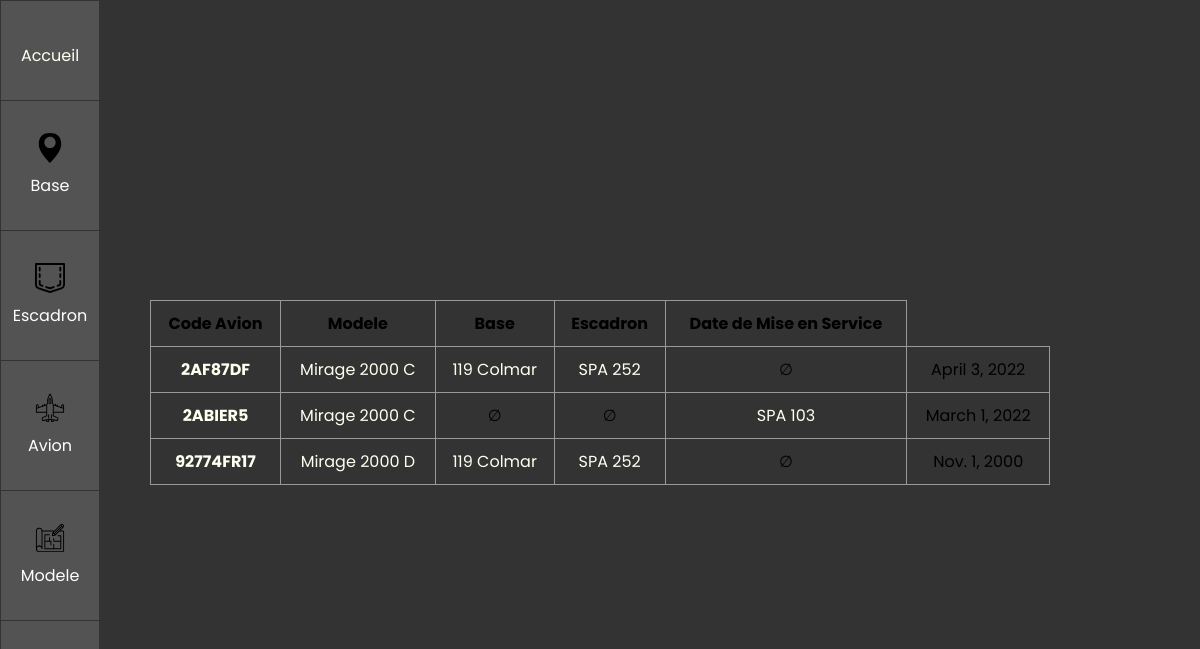
Page /show/av on the earlier database version.
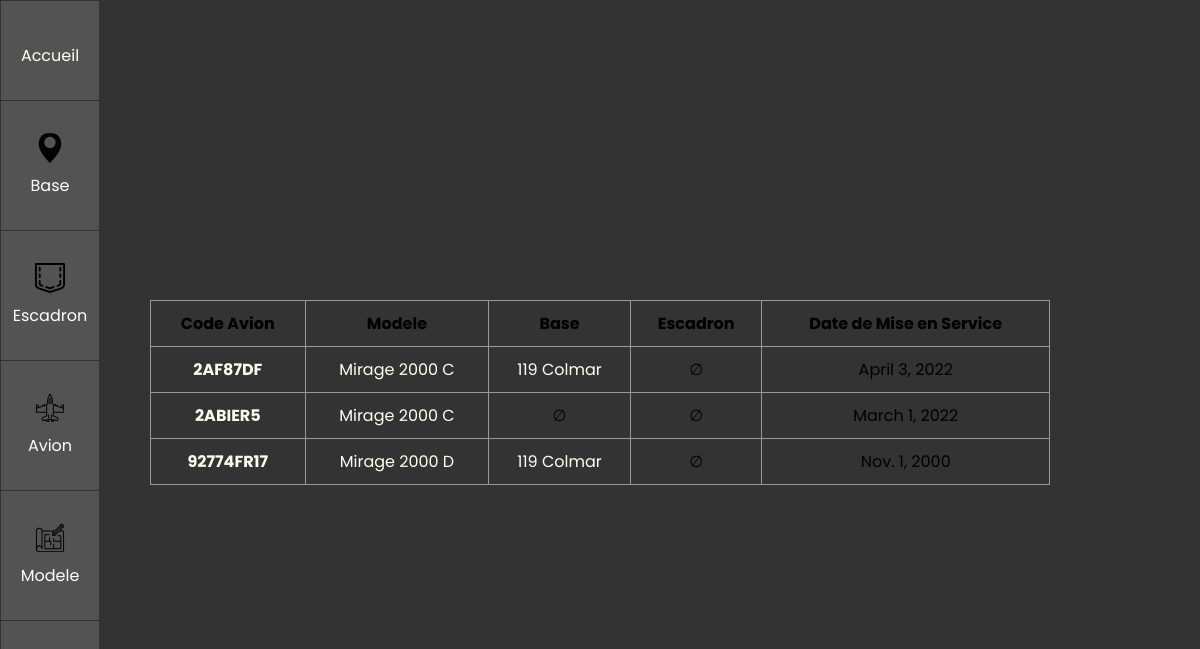
Same page on the later database version.
### BDD/models.py (models this page shows)
class Avion(models.Model):
    modele = models.ForeignKey(AvionModele, on_delete=models.CASCADE)
    code_avion = models.CharField(max_length=30)
    escadron = models.ForeignKey(Escadron, on_delete=models.SET_NULL,null=True)
    base = models.ForeignKey(Base, on_delete=models.SET_NULL,null=True)
    date_service = models.DateField()

class AvionModele(models.Model):
    nom = models.CharField(max_length=30,null=True)
    def __str__(self):
        return self.nom

class Base(models.Model):
    nom = models.CharField(max_length=30,null=True)
    ville = models.CharField(max_length=30,null=True)
    num = models.IntegerField(max_length=5,null=True)
    def __str__(self):
        return str(str(self.num) + " " + str(self.nom))

class Escadron(models.Model):
    nom =  models.CharField(max_length=30,null=True)
    def __str__(self):
        return self.nom

### BDD/views.py (the view)
# urls.py: path('show/av', views.show_av),
def show_av(request):
    ba = models.Base.objects.all()# queryset pour le squellete
    es = models.Escadron.objects.all() # queryset pour le squellete
    av = models.Avion.objects.all()# queryset pour le squellete
    avm =  models.AvionModele.objects.all()# queryset pour le squellete
    return render(request, 'show_av.html', {"BA" : ba,"ES" : es,"AV" : av,"AVM" : avm})

### BDD/templates/show_av.html (shortened to what this page needs)
{% extends "main.html" %}
{% block content %}
{% load static %}
<table class="table is-fullwidth is-hoverable sortable" >
    <thead>
        <tr>
            <th>Code Avion</th>
            <th>Modele</th>
            <th>Base</th>
            <th>Escadron</th>
            <th>Date de Mise en Service</th>
          </tr>
    </thead>
    {% for avion in AV %}
    <tr>
        <th><a href="/show/av/{{avion.id}}">{{avion.code_avion}}</a></th>
        {% for modele in AVM %}
        {% if avion.modele == modele %}
        <td><a href="/show/avm/{{modele.id}}">{{avion.modele}}</a></td>
        {% endif %}
        {% endfor %}
        {% for base in BA %}
        {% if avion.base == NULL %}
        <td>∅</td>
        {% endif %}
        {% if avion.base == base %}
        <td><a href="/show/ba/{{base.id}}">{{avion.base}}</a></td>
        {% endif %}
        {% endfor %}
        {% for escadron in ES %}
        {% if avion.escadron == escadron %}
        <td><a href="/show/avm/{{escadron.id}}">{{avion.escadron}}</a></td>
        {% else %}
        <td>∅</td>
        {% endif %}
    {% endfor %}
        <td>{{avion.date_service}}</td>
      </tr>
    {% endfor %}
{% endblock %}

Differences in the rows shown:
removed Escadron: {{ avion.escadron }} "SPA 252", shown under Avion "2ABIER5"
removed Escadron: {{ avion.escadron }} "SPA 103"
